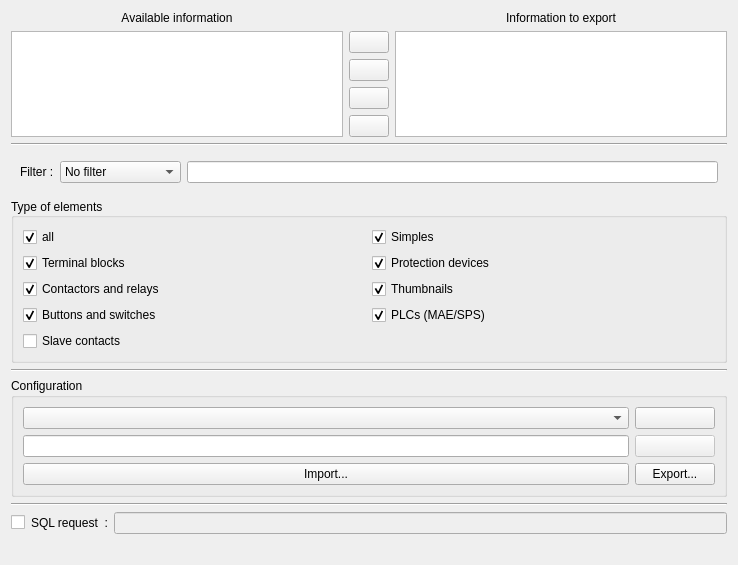
<?xml version="1.0" encoding="UTF-8"?>
<ui version="4.0">
 <class>ElementQueryWidget</class>
 <widget class="QWidget" name="ElementQueryWidget">
  <property name="geometry">
   <rect>
    <x>0</x>
    <y>0</y>
    <width>738</width>
    <height>534</height>
   </rect>
  </property>
  <property name="windowTitle">
   <string comment="fr: Form">Export</string>
  </property>
  <layout class="QVBoxLayout" name="verticalLayout">
   <item>
    <widget class="QWidget" name="m_info_widget" native="true">
     <layout class="QGridLayout" name="gridLayout">
      <property name="leftMargin">
       <number>0</number>
      </property>
      <property name="topMargin">
       <number>0</number>
      </property>
      <property name="rightMargin">
       <number>0</number>
      </property>
      <property name="bottomMargin">
       <number>0</number>
      </property>
      <item row="0" column="0">
       <widget class="QLabel" name="label_2">
        <property name="text">
         <string>Available information</string>
        </property>
        <property name="alignment">
         <set>Qt::AlignCenter</set>
        </property>
       </widget>
      </item>
      <item row="0" column="2">
       <widget class="QLabel" name="label">
        <property name="text">
         <string>Information to export</string>
        </property>
        <property name="alignment">
         <set>Qt::AlignCenter</set>
        </property>
        <property name="margin">
         <number>0</number>
        </property>
       </widget>
      </item>
      <item row="1" column="0">
       <widget class="QListWidget" name="m_var_list"/>
      </item>
      <item row="1" column="2">
       <widget class="QListWidget" name="m_choosen_list"/>
      </item>
      <item row="1" column="1">
       <layout class="QVBoxLayout" name="verticalLayout_2" stretch="0,0,0,0,0,0">
        <property name="spacing">
         <number>6</number>
        </property>
        <property name="sizeConstraint">
         <enum>QLayout::SetDefaultConstraint</enum>
        </property>
        <item>
         <spacer name="verticalSpacer">
          <property name="orientation">
           <enum>Qt::Vertical</enum>
          </property>
          <property name="sizeHint" stdset="0">
           <size>
            <width>20</width>
            <height>40</height>
           </size>
          </property>
         </spacer>
        </item>
        <item>
         <widget class="QPushButton" name="m_up_pb">
          <property name="toolTip">
           <string>go up the selection</string>
          </property>
          <property name="text">
           <string/>
          </property>
          <property name="icon">
           <iconset theme="go-up"/>
          </property>
          <property name="checkable">
           <bool>false</bool>
          </property>
         </widget>
        </item>
        <item>
         <widget class="QPushButton" name="m_add_pb">
          <property name="toolTip">
           <string>Add selection</string>
          </property>
          <property name="text">
           <string/>
          </property>
          <property name="icon">
           <iconset theme="list-add"/>
          </property>
         </widget>
        </item>
        <item>
         <widget class="QPushButton" name="m_remove_pb">
          <property name="toolTip">
           <string>Delete selection</string>
          </property>
          <property name="text">
           <string/>
          </property>
          <property name="icon">
           <iconset theme="list-remove"/>
          </property>
         </widget>
        </item>
        <item>
         <widget class="QPushButton" name="m_down_pb">
          <property name="toolTip">
           <string>go down the selection</string>
          </property>
          <property name="text">
           <string/>
          </property>
          <property name="icon">
           <iconset theme="go-down"/>
          </property>
         </widget>
        </item>
        <item>
         <spacer name="verticalSpacer_2">
          <property name="orientation">
           <enum>Qt::Vertical</enum>
          </property>
          <property name="sizeHint" stdset="0">
           <size>
            <width>20</width>
            <height>40</height>
           </size>
          </property>
         </spacer>
        </item>
       </layout>
      </item>
     </layout>
    </widget>
   </item>
   <item>
    <widget class="Line" name="line">
     <property name="orientation">
      <enum>Qt::Horizontal</enum>
     </property>
    </widget>
   </item>
   <item>
    <widget class="QWidget" name="widget" native="true">
     <layout class="QGridLayout" name="gridLayout_3">
      <item row="1" column="1">
       <widget class="QComboBox" name="m_filter_type_cb">
        <item>
         <property name="text">
          <string>No filter</string>
         </property>
        </item>
        <item>
         <property name="text">
          <string>Is not empty</string>
         </property>
        </item>
        <item>
         <property name="text">
          <string>Is empty</string>
         </property>
        </item>
        <item>
         <property name="text">
          <string>Contain</string>
         </property>
        </item>
        <item>
         <property name="text">
          <string>Does not contain</string>
         </property>
        </item>
        <item>
         <property name="text">
          <string>Is equal to</string>
         </property>
        </item>
        <item>
         <property name="text">
          <string>Is not equal to</string>
         </property>
        </item>
       </widget>
      </item>
      <item row="1" column="2">
       <widget class="QLineEdit" name="m_filter_le"/>
      </item>
      <item row="1" column="0">
       <widget class="QLabel" name="label_4">
        <property name="text">
         <string>Filter :</string>
        </property>
       </widget>
      </item>
     </layout>
    </widget>
   </item>
   <item>
    <widget class="QWidget" name="m_parametre_widget" native="true">
     <layout class="QHBoxLayout" name="horizontalLayout_3">
      <property name="leftMargin">
       <number>0</number>
      </property>
      <property name="topMargin">
       <number>0</number>
      </property>
      <property name="rightMargin">
       <number>0</number>
      </property>
      <property name="bottomMargin">
       <number>0</number>
      </property>
      <item>
        <widget class="QGroupBox" name="groupBox_3">
         <property name="title">
          <string>Type of elements</string>
         </property>
         <property name="alignment">
          <set>Qt::AlignLeading|Qt::AlignLeft|Qt::AlignVCenter</set>
         </property>
         <layout class="QGridLayout" name="gridLayout_4">
          <item row="0" column="0">
           <widget class="QCheckBox" name="m_all_cb">
            <property name="text">
             <string>all</string>
            </property>
            <property name="checked">
             <bool>true</bool>
            </property>
           </widget>
          </item>
          <item row="0" column="1">
           <widget class="QCheckBox" name="m_simple_cb">
            <property name="text">
             <string>Simples</string>
            </property>
            <property name="checked">
             <bool>true</bool>
            </property>
           </widget>
          </item>
          <item row="1" column="0">
           <widget class="QCheckBox" name="m_terminal_cb">
            <property name="text">
             <string>Terminal blocks</string>
            </property>
            <property name="checked">
             <bool>true</bool>
            </property>
           </widget>
          </item>
          <item row="1" column="1">
           <widget class="QCheckBox" name="m_protection_cb">
            <property name="text">
             <string>Protection devices</string>
            </property>
            <property name="checked">
             <bool>true</bool>
            </property>
           </widget>
          </item>
          <item row="2" column="0">
           <widget class="QCheckBox" name="m_coil_cb">
            <property name="text">
             <string>Contactors and relays</string>
            </property>
            <property name="checked">
             <bool>true</bool>
            </property>
           </widget>
          </item>
          <item row="2" column="1">
           <widget class="QCheckBox" name="m_thumbnail_cb">
            <property name="text">
             <string>Thumbnails</string>
            </property>
            <property name="checked">
             <bool>true</bool>
            </property>
           </widget>
          </item>
          <item row="3" column="0">
           <widget class="QCheckBox" name="m_button_cb">
            <property name="text">
             <string>Buttons and switches</string>
            </property>
            <property name="checked">
             <bool>true</bool>
            </property>
           </widget>
          </item>
          <item row="3" column="1">
           <widget class="QCheckBox" name="m_plc_cb">
            <property name="text">
             <string>PLCs (MAE/SPS)</string>
            </property>
            <property name="checked">
             <bool>true</bool>
            </property>
           </widget>
          </item>
          <item row="4" column="0">
           <widget class="QCheckBox" name="m_slave_cb">
            <property name="text">
             <string>Slave contacts</string>
            </property>
            <property name="checked">
             <bool>false</bool>
            </property>
           </widget>
          </item>
         </layout>
        </widget>
      </item>
     </layout>
    </widget>
   </item>
   <item>
    <widget class="Line" name="line_4">
     <property name="orientation">
      <enum>Qt::Horizontal</enum>
     </property>
    </widget>
   </item>
   <item>
    <widget class="QGroupBox" name="groupBox">
     <property name="title">
      <string>Configuration</string>
     </property>
     <layout class="QGridLayout" name="gridLayout_2">
      <item row="0" column="1">
       <widget class="QPushButton" name="m_load_pb">
        <property name="enabled">
         <bool>true</bool>
        </property>
        <property name="toolTip">
         <string>Open the selected configuration</string>
        </property>
        <property name="text">
         <string/>
        </property>
        <property name="icon">
         <iconset theme="folder-open"/>
        </property>
       </widget>
      </item>
      <item row="0" column="0">
       <widget class="QComboBox" name="m_conf_cb">
        <property name="editable">
         <bool>false</bool>
        </property>
       </widget>
      </item>
      <item row="1" column="0">
       <widget class="QLineEdit" name="m_save_name_le"/>
      </item>
      <item row="1" column="1">
       <widget class="QPushButton" name="m_save_current_conf_pb">
        <property name="enabled">
         <bool>false</bool>
        </property>
        <property name="toolTip">
         <string>Save the current configuration</string>
        </property>
        <property name="text">
         <string/>
        </property>
        <property name="icon">
         <iconset theme="document-save"/>
        </property>
        <property name="flat">
         <bool>false</bool>
        </property>
       </widget>
      </item>
      <item row="2" column="0">
       <widget class="QPushButton" name="m_import_reports_pb">
        <property name="toolTip">
         <string>Import reports from a file</string>
        </property>
        <property name="text">
         <string>Import...</string>
        </property>
       </widget>
      </item>
      <item row="2" column="1">
       <widget class="QPushButton" name="m_export_reports_pb">
        <property name="toolTip">
         <string>Export all saved reports to a file</string>
        </property>
        <property name="text">
         <string>Export...</string>
        </property>
       </widget>
      </item>
     </layout>
    </widget>
   </item>
   <item>
    <widget class="Line" name="line_3">
     <property name="frameShadow">
      <enum>QFrame::Sunken</enum>
     </property>
     <property name="orientation">
      <enum>Qt::Horizontal</enum>
     </property>
    </widget>
   </item>
   <item>
    <layout class="QHBoxLayout" name="horizontalLayout">
     <item>
      <widget class="QCheckBox" name="m_edit_sql_query_cb">
       <property name="toolTip">
        <string>Custom SQL Query</string>
       </property>
       <property name="text">
        <string/>
       </property>
      </widget>
     </item>
     <item>
      <widget class="QLabel" name="label_3">
       <property name="text">
        <string>SQL request  :</string>
       </property>
      </widget>
     </item>
     <item>
      <widget class="QLineEdit" name="m_sql_query">
       <property name="enabled">
        <bool>false</bool>
       </property>
      </widget>
     </item>
    </layout>
   </item>
   <item>
    <widget class="QLabel" name="m_query_warning_label">
     <property name="text">
      <string/>
     </property>
     <property name="wordWrap">
      <bool>true</bool>
     </property>
    </widget>
   </item>
  </layout>
 </widget>
 <resources>
  <include location="../../../qelectrotech.qrc"/>
 </resources>
 <connections/>
</ui>
